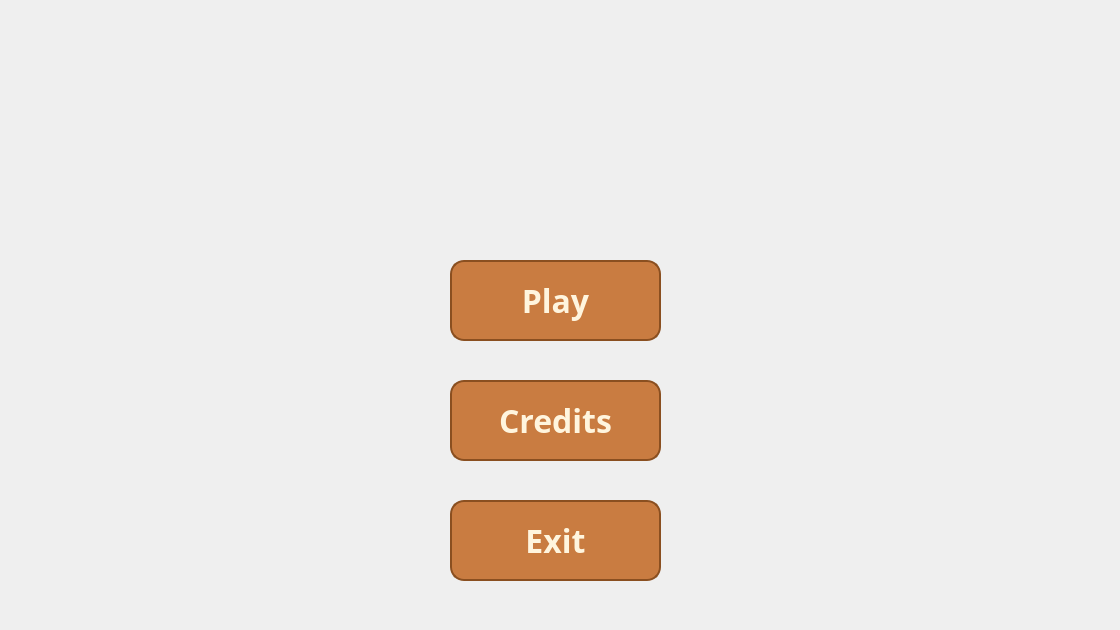
<?xml version="1.0" encoding="UTF-8"?>
<ui version="4.0">
 <class>StartWindow</class>
 <widget class="QWidget" name="StartWindow">
  <property name="geometry">
   <rect>
    <x>0</x>
    <y>0</y>
    <width>1120</width>
    <height>630</height>
   </rect>
  </property>
  <property name="windowTitle">
   <string>Form</string>
  </property>
  <widget class="QLabel" name="startBackground">
   <property name="geometry">
    <rect>
     <x>0</x>
     <y>0</y>
     <width>1120</width>
     <height>630</height>
    </rect>
   </property>
   <property name="text">
    <string/>
   </property>
   <property name="pixmap">
    <pixmap resource="Pictures.qrc">:/Resources/startBackground.png</pixmap>
   </property>
   <property name="scaledContents">
    <bool>true</bool>
   </property>
  </widget>
  <widget class="QLabel" name="startText">
   <property name="geometry">
    <rect>
     <x>370</x>
     <y>30</y>
     <width>371</width>
     <height>201</height>
    </rect>
   </property>
   <property name="text">
    <string/>
   </property>
   <property name="pixmap">
    <pixmap resource="Pictures.qrc">:/Resources/startText.png</pixmap>
   </property>
   <property name="scaledContents">
    <bool>true</bool>
   </property>
  </widget>
  <widget class="QPushButton" name="playButton">
   <property name="geometry">
    <rect>
     <x>450</x>
     <y>260</y>
     <width>211</width>
     <height>81</height>
    </rect>
   </property>
   <property name="font">
    <font>
     <family>October Compressed Devanagari</family>
     <pointsize>24</pointsize>
     <italic>false</italic>
     <bold>true</bold>
     <underline>false</underline>
     <strikeout>false</strikeout>
    </font>
   </property>
   <property name="styleSheet">
    <string notr="true">QPushButton {
    background-color: #c97c41;
    color: #fff5de;
    padding: 10px 30px;
    border-radius: 14px;
    border: 2px solid #8a4f20;
}

QPushButton:hover {
    background-color: #db945f;
    border: 2px solid #703c18;
}

QPushButton:pressed {
    background-color: #a95f2a;
    margin-top: 2px;
}

QPushButton:focus {
    outline: none;
    border: 2px solid #ffe6a8;
}
</string>
   </property>
   <property name="text">
    <string>Play</string>
   </property>
  </widget>
  <widget class="QPushButton" name="creditsButton">
   <property name="geometry">
    <rect>
     <x>450</x>
     <y>380</y>
     <width>211</width>
     <height>81</height>
    </rect>
   </property>
   <property name="font">
    <font>
     <family>October Compressed Devanagari</family>
     <pointsize>24</pointsize>
     <italic>false</italic>
     <bold>true</bold>
     <underline>false</underline>
     <strikeout>false</strikeout>
    </font>
   </property>
   <property name="styleSheet">
    <string notr="true">QPushButton {
    background-color: #c97c41;
    color: #fff5de;
    padding: 10px 30px;
    border-radius: 14px;
    border: 2px solid #8a4f20;
}

QPushButton:hover {
    background-color: #db945f;
    border: 2px solid #703c18;
}

QPushButton:pressed {
    background-color: #a95f2a;
    margin-top: 2px;
}

QPushButton:focus {
    outline: none;
    border: 2px solid #ffe6a8;
}
</string>
   </property>
   <property name="text">
    <string>Credits</string>
   </property>
  </widget>
  <widget class="QPushButton" name="exitButton">
   <property name="geometry">
    <rect>
     <x>450</x>
     <y>500</y>
     <width>211</width>
     <height>81</height>
    </rect>
   </property>
   <property name="font">
    <font>
     <family>October Compressed Devanagari</family>
     <pointsize>24</pointsize>
     <italic>false</italic>
     <bold>true</bold>
     <underline>false</underline>
     <strikeout>false</strikeout>
    </font>
   </property>
   <property name="styleSheet">
    <string notr="true">QPushButton {
    background-color: #c97c41;
    color: #fff5de;
    padding: 10px 30px;
    border-radius: 14px;
    border: 2px solid #8a4f20;
}

QPushButton:hover {
    background-color: #db945f;
    border: 2px solid #703c18;
}

QPushButton:pressed {
    background-color: #a95f2a;
    margin-top: 2px;
}

QPushButton:focus {
    outline: none;
    border: 2px solid #ffe6a8;
}
</string>
   </property>
   <property name="text">
    <string>Exit</string>
   </property>
  </widget>
 </widget>
 <resources>
  <include location="Pictures.qrc"/>
 </resources>
 <connections/>
</ui>
